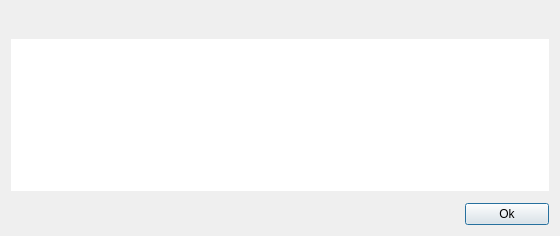
<?xml version="1.0" encoding="UTF-8"?>
<ui version="4.0">
 <class>HelpDialog</class>
 <widget class="QDialog" name="HelpDialog">
  <property name="geometry">
   <rect>
    <x>0</x>
    <y>0</y>
    <width>560</width>
    <height>236</height>
   </rect>
  </property>
  <property name="windowTitle">
   <string>Dialog</string>
  </property>
  <property name="windowIcon">
   <iconset resource="../res.qrc">
    <normaloff>:/res/icons/Help-96.png</normaloff>:/res/icons/Help-96.png</iconset>
  </property>
  <layout class="QVBoxLayout" name="verticalLayout">
   <property name="spacing">
    <number>12</number>
   </property>
   <item>
    <layout class="QHBoxLayout" name="horizontalLayout_2">
     <property name="spacing">
      <number>10</number>
     </property>
     <item>
      <widget class="QLabel" name="label">
       <property name="minimumSize">
        <size>
         <width>16</width>
         <height>16</height>
        </size>
       </property>
       <property name="maximumSize">
        <size>
         <width>16</width>
         <height>16</height>
        </size>
       </property>
       <property name="text">
        <string/>
       </property>
       <property name="scaledContents">
        <bool>true</bool>
       </property>
      </widget>
     </item>
     <item>
      <widget class="QLabel" name="titleLabel">
       <property name="dialogTitle" stdset="0">
        <bool>true</bool>
       </property>
       <property name="wordWrap">
        <bool>true</bool>
       </property>
      </widget>
     </item>
    </layout>
   </item>
   <item>
    <widget class="VTextBrowser" name="textEdit">
     <property name="focusPolicy">
      <enum>Qt::ClickFocus</enum>
     </property>
     <property name="frameShape">
      <enum>QFrame::NoFrame</enum>
     </property>
    </widget>
   </item>
   <item>
    <layout class="QHBoxLayout" name="horizontalLayout">
     <item>
      <spacer name="horizontalSpacer">
       <property name="orientation">
        <enum>Qt::Horizontal</enum>
       </property>
       <property name="sizeHint" stdset="0">
        <size>
         <width>40</width>
         <height>20</height>
        </size>
       </property>
      </spacer>
     </item>
     <item>
      <widget class="QPushButton" name="okButton">
       <property name="minimumSize">
        <size>
         <width>84</width>
         <height>0</height>
        </size>
       </property>
       <property name="text">
        <string>Ok</string>
       </property>
       <property name="default">
        <bool>true</bool>
       </property>
      </widget>
     </item>
    </layout>
   </item>
  </layout>
 </widget>
 <customwidgets>
  <customwidget>
   <class>VTextBrowser</class>
   <extends>QTextEdit</extends>
   <header>widgets/vtextbrowser.h</header>
  </customwidget>
 </customwidgets>
 <resources>
  <include location="../res.qrc"/>
 </resources>
 <connections/>
</ui>
